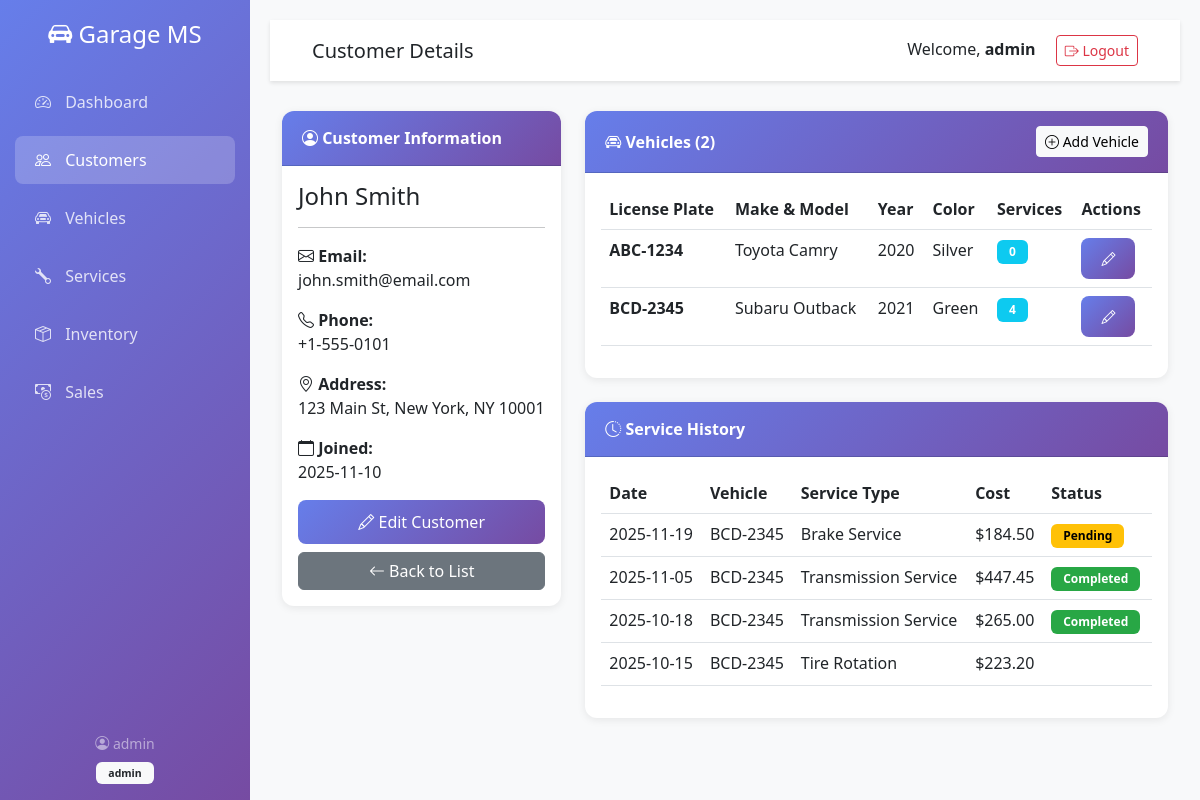
/customers/view/1 (signed in), run on the app's committed database.
### app.py (models this page shows, shortened)
class User(UserMixin, db.Model):
    id = db.Column(db.Integer, primary_key=True)
    username = db.Column(db.String(80), unique=True, nullable=False)
    email = db.Column(db.String(120), unique=True, nullable=False)
    password_hash = db.Column(db.String(255), nullable=False)
    role = db.Column(db.String(20), default='staff')  # admin, staff
    created_at = db.Column(db.DateTime, default=datetime.utcnow)

class Customer(db.Model):
    id = db.Column(db.Integer, primary_key=True)
    name = db.Column(db.String(100), nullable=False)
    email = db.Column(db.String(120))
    phone = db.Column(db.String(20), nullable=False)
    address = db.Column(db.Text)
    created_at = db.Column(db.DateTime, default=datetime.utcnow)
    vehicles = db.relationship('Vehicle', backref='owner', lazy=True, cascade='all, delete-orphan')

class Vehicle(db.Model):
    id = db.Column(db.Integer, primary_key=True)
    customer_id = db.Column(db.Integer, db.ForeignKey('customer.id'), nullable=False)
    make = db.Column(db.String(50), nullable=False)
    model = db.Column(db.String(50), nullable=False)
    year = db.Column(db.Integer, nullable=False)
    license_plate = db.Column(db.String(20), unique=True, nullable=False)
    vin = db.Column(db.String(50))
    color = db.Column(db.String(30))
    created_at = db.Column(db.DateTime, default=datetime.utcnow)
    services = db.relationship('Service', backref='vehicle', lazy=True)

class Service(db.Model):
    id = db.Column(db.Integer, primary_key=True)
    vehicle_id = db.Column(db.Integer, db.ForeignKey('vehicle.id'), nullable=False)
    service_type = db.Column(db.String(100), nullable=False)
    description = db.Column(db.Text)
    status = db.Column(db.String(20), default='pending')  # pending, in_progress, completed, cancelled
    cost = db.Column(db.Float, default=0.0)
    scheduled_date = db.Column(db.DateTime, nullable=False)
    completed_date = db.Column(db.DateTime)
    created_by = db.Column(db.Integer, db.ForeignKey('user.id'))
    created_at = db.Column(db.DateTime, default=datetime.utcnow)
    parts_used = db.relationship('ServicePart', backref='service', lazy=True, cascade='all, delete-orphan')

### app.py (the view)
@app.route('/customers/view/<int:id>')
@login_required
def view_customer(id):
    customer = Customer.query.get_or_404(id)
    return render_template('customer_view.html', customer=customer)

### app.py (called while the page is built)
@login_manager.user_loader
def load_user(user_id):
    return User.query.get(int(user_id))

### templates/customer_view.html (shortened to what this page needs)
{% extends "base.html" %}
{% block page_title %}Customer Details{% endblock %}
{% block content %}
<div class="row">
    <div class="col-md-4">
        <div class="card">
            <div class="card-header">
                <i class="bi bi-person-circle"></i> Customer Information
            </div>
            <div class="card-body">
                <h4>{{ customer.name }}</h4>
                <hr>
                <p><strong><i class="bi bi-envelope"></i> Email:</strong><br>{{ customer.email or 'N/A' }}</p>
                <p><strong><i class="bi bi-telephone"></i> Phone:</strong><br>{{ customer.phone }}</p>
                <p><strong><i class="bi bi-geo-alt"></i> Address:</strong><br>{{ customer.address or 'N/A' }}</p>
                <p><strong><i class="bi bi-calendar"></i> Joined:</strong><br>{{ customer.created_at.strftime('%Y-%m-%d') }}</p>
                <div class="d-grid gap-2">
                    <a href="{{ url_for('edit_customer', id=customer.id) }}" class="btn btn-primary">
                        <i class="bi bi-pencil"></i> Edit Customer
                    </a>
                    <a href="{{ url_for('customers') }}" class="btn btn-secondary">
                        <i class="bi bi-arrow-left"></i> Back to List
                    </a>
                </div>
            </div>
        </div>
    </div>
    <div class="col-md-8">
        <div class="card">
            <div class="card-header d-flex justify-content-between align-items-center">
                <span><i class="bi bi-car-front"></i> Vehicles ({{ customer.vehicles|length }})</span>
                <a href="{{ url_for('add_vehicle') }}?customer_id={{ customer.id }}" class="btn btn-light btn-sm">
                    <i class="bi bi-plus-circle"></i> Add Vehicle
                </a>
            </div>
            <div class="card-body">
                {% if customer.vehicles %}
                <div class="table-responsive">
                    <table class="table table-hover">
                        <thead>
                            <tr>
                                <th>License Plate</th>
                                <th>Make & Model</th>
                                <th>Year</th>
                                <th>Color</th>
                                <th>Services</th>
                                <th>Actions</th>
                            </tr>
                        </thead>
                        <tbody>
                            {% for vehicle in customer.vehicles %}
                            <tr>
                                <td><strong>{{ vehicle.license_plate }}</strong></td>
                                <td>{{ vehicle.make }} {{ vehicle.model }}</td>
                                <td>{{ vehicle.year }}</td>
                                <td>{{ vehicle.color }}</td>
                                <td>
                                    <span class="badge bg-info">{{ vehicle.services|length }}</span>
                                </td>
                                <td>
                                    <a href="{{ url_for('edit_vehicle', id=vehicle.id) }}" class="btn btn-sm btn-primary">
                                        <i class="bi bi-pencil"></i>
                                    </a>
                                </td>
                            </tr>
                            {% endfor %}
                        </tbody>
                    </table>
                </div>
                {% else %}
                <p class="text-muted text-center py-4">No vehicles registered for this customer.</p>
                {% endif %}
            </div>
        </div>
        {% if customer.vehicles %}
        <div class="card mt-4">
            <div class="card-header">
                <i class="bi bi-clock-history"></i> Service History
            </div>
            <div class="card-body">
                {% set all_services = [] %}
                {% for vehicle in customer.vehicles %}
                    {% for service in vehicle.services %}
                        {% set _ = all_services.append(service) %}
                    {% endfor %}
                {% endfor %}
                {% if all_services %}
                <div class="table-responsive">
                    <table class="table table-hover">
                        <thead>
                            <tr>
                                <th>Date</th>
                                <th>Vehicle</th>
                                <th>Service Type</th>
                                <th>Cost</th>
                                <th>Status</th>
                            </tr>
                        </thead>
                        <tbody>
                            {% for service in all_services|sort(attribute='scheduled_date', reverse=True) %}
                            <tr>
                                <td>{{ service.scheduled_date.strftime('%Y-%m-%d') }}</td>
                                <td>{{ service.vehicle.license_plate }}</td>
                                <td>{{ service.service_type }}</td>
                                <td>${{ "%.2f"|format(service.cost) }}</td>
                                <td>
                                    <span class="badge badge-{{ service.status }}">
                                        {{ service.status.replace('_', ' ').title() }}
                                    </span>
                                </td>
                            </tr>
                            {% endfor %}
                        </tbody>
                    </table>
                </div>
                {% else %}
                <p class="text-muted text-center py-4">No service history available.</p>
                {% endif %}
            </div>
        </div>
        {% endif %}
    </div>
</div>
{% endblock %}

### templates/base.html (shortened to what this page needs)
<!DOCTYPE html>
<html lang="en">
<head>
    <link href="https://cdn.jsdelivr.net/npm/bootstrap@5.3.0/dist/css/bootstrap.min.css" rel="stylesheet">
    <link rel="stylesheet" href="https://cdn.jsdelivr.net/npm/bootstrap-icons@1.10.0/font/bootstrap-icons.css">
</head>
<body>
    {% if current_user.is_authenticated %}
    <div class="sidebar">
        <div class="text-center mb-4">
            <h4 class="text-white mb-0">
                <i class="bi bi-car-front-fill"></i> Garage MS
            </h4>
        </div>
        <nav class="nav flex-column">
            <a class="nav-link {% if request.endpoint == 'dashboard' %}active{% endif %}" href="{{ url_for('dashboard') }}">
                <i class="bi bi-speedometer2"></i> Dashboard
            </a>
            <a class="nav-link {% if 'customer' in request.endpoint %}active{% endif %}" href="{{ url_for('customers') }}">
                <i class="bi bi-people"></i> Customers
            </a>
            <a class="nav-link {% if 'vehicle' in request.endpoint %}active{% endif %}" href="{{ url_for('vehicles') }}">
                <i class="bi bi-car-front"></i> Vehicles
            </a>
            <a class="nav-link {% if 'service' in request.endpoint %}active{% endif %}" href="{{ url_for('services') }}">
                <i class="bi bi-wrench"></i> Services
            </a>
            <a class="nav-link {% if 'inventory' in request.endpoint or 'part' in request.endpoint %}active{% endif %}" href="{{ url_for('inventory') }}">
                <i class="bi bi-box-seam"></i> Inventory
            </a>
            <a class="nav-link {% if 'sale' in request.endpoint %}active{% endif %}" href="{{ url_for('sales') }}">
                <i class="bi bi-cash-coin"></i> Sales
            </a>
        </nav>
        <div class="position-absolute bottom-0 w-100 p-3">
            <div class="text-white-50 small text-center">
                <i class="bi bi-person-circle"></i> {{ current_user.username }}
                <br>
                <span class="badge bg-light text-dark mt-2">{{ current_user.role }}</span>
            </div>
        </div>
    </div>
    {% endif %}
    <div class="{% if current_user.is_authenticated %}main-content{% endif %}">
        {% if current_user.is_authenticated %}
        <nav class="navbar">
            <div class="container-fluid">
                <h5 class="mb-0">{% block page_title %}Dashboard{% endblock %}</h5>
                <div>
                    <span class="me-3">Welcome, <strong>{{ current_user.username }}</strong></span>
                    <a href="{{ url_for('logout') }}" class="btn btn-outline-danger btn-sm">
                        <i class="bi bi-box-arrow-right"></i> Logout
                    </a>
                </div>
            </div>
        </nav>
        {% endif %}
        <div class="container-fluid">
            {% block content %}{% endblock %}
        </div>
    </div>
</body>
</html>

### templates/base.html (style rules this page uses)
:root { --sidebar-width: 250px; }
body { font-family: 'Segoe UI', Tahoma, Geneva, Verdana, sans-serif; }
.sidebar { position: fixed; top: 0; left: 0; height: 100vh; width: var(--sidebar-width); background: linear-gradient(135deg, #667eea 0%, #764ba2 100%); padding-top: 20px; transition: all 0.3s; z-index: 1000; overflow-y: auto; }
.sidebar .nav-link { color: rgba(255, 255, 255, 0.8); padding: 12px 20px; margin: 5px 15px; border-radius: 8px; transition: all 0.3s; }
.sidebar .nav-link:hover, .sidebar .nav-link.active { background: rgba(255, 255, 255, 0.2); color: white; }
.sidebar .nav-link i { margin-right: 10px; width: 20px; }
.main-content { margin-left: var(--sidebar-width); padding: 20px; min-height: 100vh; background: #f8f9fa; }
.navbar { background: white; box-shadow: 0 2px 4px rgba(0,0,0,0.1); padding: 15px 30px; margin-bottom: 30px; }
.card { border: none; border-radius: 12px; box-shadow: 0 2px 8px rgba(0,0,0,0.08); margin-bottom: 20px; transition: transform 0.3s, box-shadow 0.3s; }
.card-header { background: linear-gradient(135deg, #667eea 0%, #764ba2 100%); color: white; border-radius: 12px 12px 0 0 !important; padding: 15px 20px; font-weight: 600; }
.btn-primary { background: linear-gradient(135deg, #667eea 0%, #764ba2 100%); border: none; border-radius: 8px; padding: 10px 20px; transition: all 0.3s; }
.table { background: white; border-radius: 8px; }
.table thead { background: #f8f9fa; }
.badge { padding: 6px 12px; border-radius: 6px; }
.badge-pending { background: #ffc107; color: #000; }
.badge-completed { background: #28a745; color: white; }

### data on the page
User: username "admin", role "admin"
Customer: name "John Smith", email "john.smith@email.com", phone "+1-555-0101", address "123 Main St, New York, NY 10001", created_at "2025-11-10"
Vehicle: license_plate "ABC-1234", make "Toyota", model "Camry", year "2020", color "Silver", services|length "0"
Vehicle: license_plate "BCD-2345", make "Subaru", model "Outback", year "2021", color "Green", services|length "4"
Service: scheduled_date "2025-11-19", vehicle.license_plate "BCD-2345", service_type "Brake Service", cost "184.50", status.replace "Pending"
Service: scheduled_date "2025-11-05", vehicle.license_plate "BCD-2345", service_type "Transmission Service", cost "447.45", status.replace "Completed"
Service: scheduled_date "2025-10-18", vehicle.license_plate "BCD-2345", service_type "Transmission Service", cost "265.00", status.replace "Completed"
Service: scheduled_date "2025-10-15", vehicle.license_plate "BCD-2345", service_type "Tire Rotation", cost "223.20"

### other printed values
{{ customer.vehicles|length }} "2"
